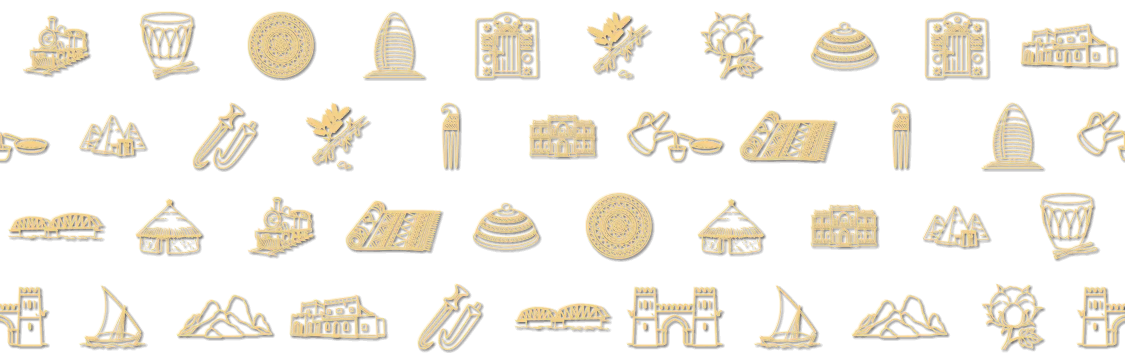
#> input picture art/heritage/all-night.webp, 2250 x 724 px (shown at 1/2 size)
$ python make-icons.py ../../art/heritage/all-night.webp
#> lines starting #> are read from the running program, lines starting #| are printed output that depends on the picture; after the words box and inside, x2 and y2 are one past the last pixel; in counts of white or black regions, pixels touching at a corner belong together
"""App icons from the logo picture (C:/Users/ambsa/عمران/all photo/Logo.png):
icon-192/512 (the rounded artwork as drawn, transparent corners), a maskable 512 (the art fills a full square with its
own night-blue edge, so a phone's circle or squircle mask never cuts the robot), apple-touch 180 (no transparency),
and favicon 48 / 32.  usage: python tools/make-icons.py "<Logo.png>" """
import os, sys
from PIL import Image, ImageDraw
SRC = sys.argv[1]
OUT = os.path.join(os.path.dirname(__file__), '..', 'public', 'icons')
im = Image.open(SRC).convert('RGBA')
#> im is the input picture: PIL image 2250x724 RGBA; mean R, G, B, A 47.3, 42.4, 32.4, 39.2
W = im.width
#> W = 2250
# the artwork sits in a rounded square with a thin margin: cut it out with a rounded mask
inset = round(W * 0.012); box = (inset, inset, W - inset, W - inset)
#> after `inset = round(W * 0.012)`: inset = 27
#> after `box = (inset, inset, W - inset, W - inset)`: box = (27, 27, 2223, 2223)
art = im.crop(box)
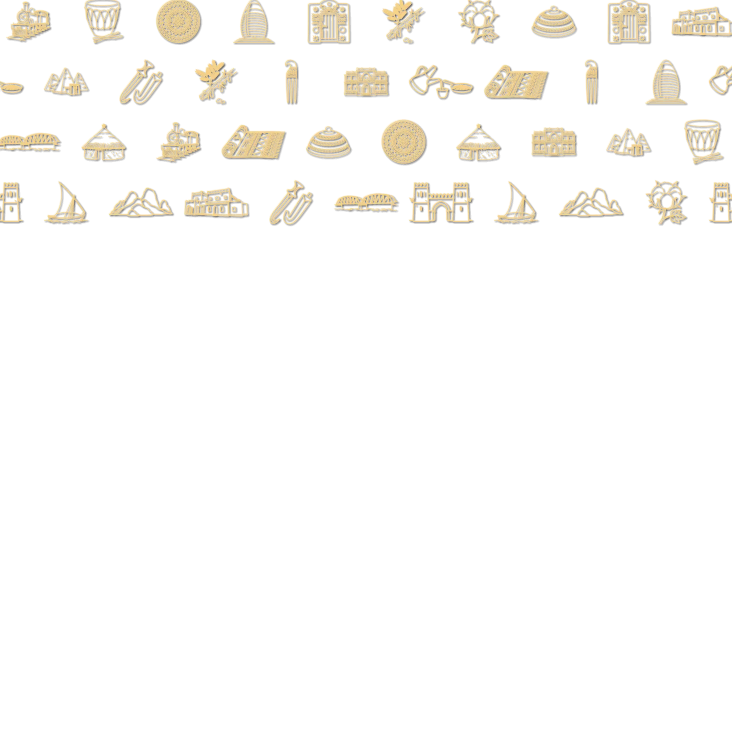
#> art: PIL image 2196x2196 RGBA (shown at 1/3 size); mean R, G, B, A 15.5, 13.9, 10.6, 13; transparent parts drawn white
r = round(art.width * 0.16)
#> r = 351
mask = Image.new('L', art.size, 0); ImageDraw.Draw(mask).rounded_rectangle((0, 0, art.width - 1, art.height - 1), r, fill=255)
#> after `mask = Image.new('L', art.size, 0)`: mask: PIL image 2196x2196 L; every value is 0
#> after `ImageDraw.Draw(mask).rounded_rectangle((0, 0, art.width - 1, art.heigh`:
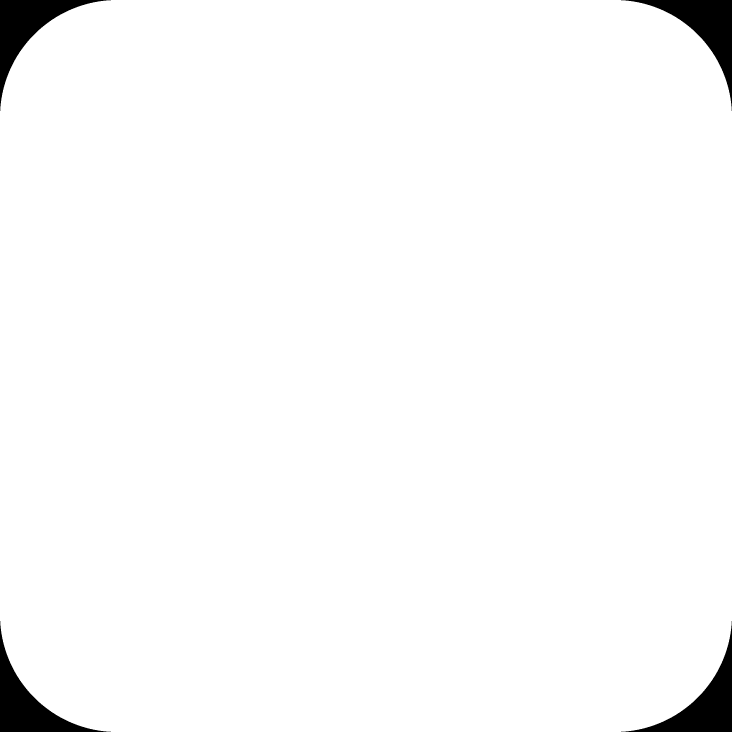
#> mask: PIL image 2196x2196 L (shown at 1/3 size); 97.8% white; 4 black regions, box (x1, y1, x2, y2) and area: (0, 0, 333, 333) 26545, (1863, 0, 2196, 333) 26545, (0, 1863, 333, 2196) 26545, (1863, 1863, 2196, 2196) 26545
rounded = Image.new('RGBA', art.size, (0, 0, 0, 0)); rounded.paste(art, (0, 0), mask)
#> after `rounded = Image.new('RGBA', art.size, (0, 0, 0, 0))`: rounded: PIL image 2196x2196 RGBA; every value is 0
for s in (192, 512):
    rounded.resize((s, s), Image.LANCZOS).save(os.path.join(OUT, f'icon-{s}.png'), optimize=True)
#> this loop made 2 passes
#> pass 1, `rounded.resize((s, s), Image.LANCZOS).save(os.path.join(OUT, f'icon-{s..`:
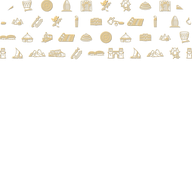
#> saved as icon-192.png: PIL image 192x192 RGBA; mean R, G, B, A 27.5, 24.7, 18.1, 12.7; transparent parts drawn white
# maskable: the full square artwork scaled into the 80% safe zone over the logo's night-blue
NIGHT = (24, 31, 70, 255)
m = Image.new('RGBA', (512, 512), NIGHT)
inner = art.resize((430, 430), Image.LANCZOS)
m.paste(inner, (41, 41), inner)
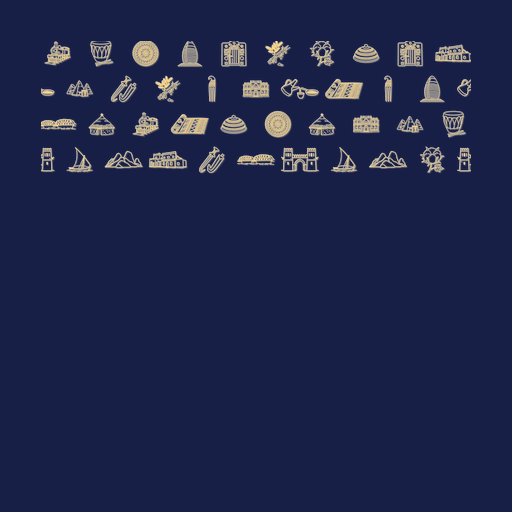
#> m: PIL image 512x512 RGBA; mean R, G, B, A 30.4, 36.3, 72.1, 252.1; transparent parts drawn white
m.save(os.path.join(OUT, 'icon-maskable-512.png'), optimize=True)
# apple touch: no transparency (iOS rounds the corners itself)
a = Image.new('RGBA', (180, 180), NIGHT); a.paste(art.resize((180, 180), Image.LANCZOS), (0, 0))
#> after `a.paste(art.resize((180, 180), Image.LANCZOS), (0, 0))`:
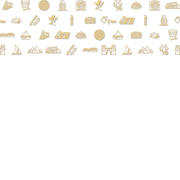
#> a: PIL image 180x180 RGBA; mean R, G, B, A 29.4, 26.4, 19.2, 13.4; transparent parts drawn white
a.convert('RGB').save(os.path.join(OUT, 'apple-touch-icon.png'), optimize=True)
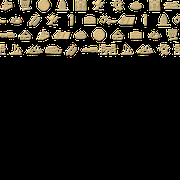
#> saved as apple-touch-icon.png: PIL image 180x180 RGB; mean R, G, B 29.4, 26.4, 19.2
for s in (48, 32):
    rounded.resize((s, s), Image.LANCZOS).save(os.path.join(OUT, f'favicon-{s}.png'), optimize=True)
#> this loop made 2 passes
#> pass 2, `rounded.resize((s, s), Image.LANCZOS).save(os.path.join(OUT, f'favicon..`:
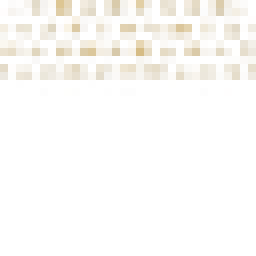
#> saved as favicon-32.png: PIL image 32x32 RGBA (shown 8 times larger); mean R, G, B, A 52.6, 46.8, 34.5, 13.4; transparent parts drawn white
#> (the run stopped early here; a loop or call above may not have finished)

$ run again, on art/heritage/center.webp
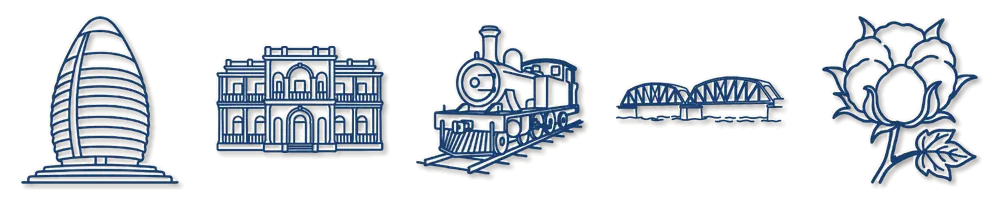
#> input picture art/heritage/center.webp, 1000 x 200 px
#> im is the input picture: PIL image 1000x200 RGBA; mean R, G, B, A 43.8, 48.5, 54.2, 58
#> mask: PIL image 976x976 L; every value is 0
#> mask: PIL image 976x976 L; 97.8% white; 4 black regions, box (x1, y1, x2, y2) and area: (0, 0, 144, 144) 5270, (832, 0, 976, 144) 5270, (0, 832, 144, 976) 5270, (832, 832, 976, 976) 5270
#> rounded: PIL image 976x976 RGBA; every value is 0
#> `a.convert('RGB').save(os.path.join(OUT, 'apple-touch-icon.png'), optim..`:
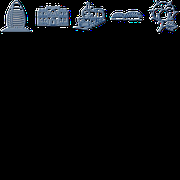
#> saved as apple-touch-icon.png: PIL image 180x180 RGB; mean R, G, B 9.4, 11.1, 13.1
#> the loop `for s in (48, 32):` made 2 passes
#> pass 2, `rounded.resize((s, s), Image.LANCZOS).save(os.path.join(OUT, f'favicon..`:
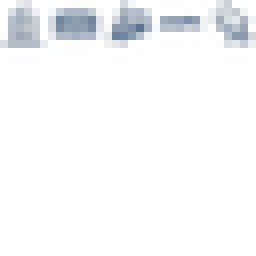
#> saved as favicon-32.png: PIL image 32x32 RGBA (shown 8 times larger); mean R, G, B, A 14.7, 18.5, 22.3, 12.5; transparent parts drawn white

$ run again, on art/heritage/east.webp
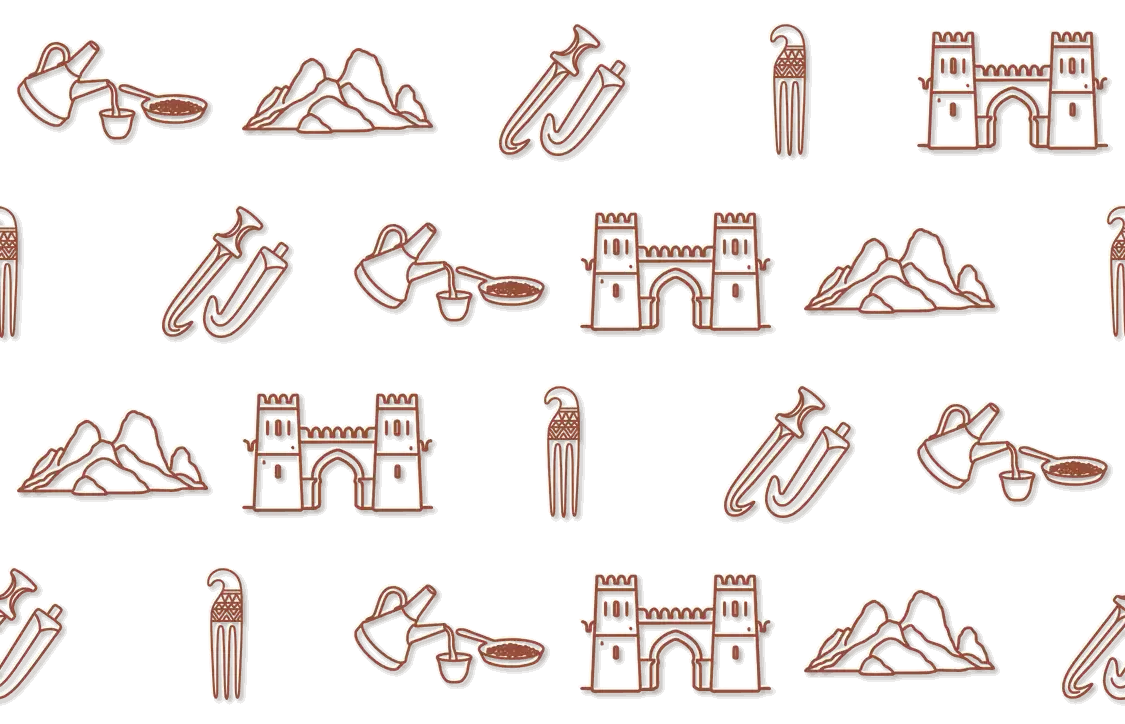
#> input picture art/heritage/east.webp, 1125 x 724 px
#> im is the input picture: PIL image 1125x724 RGBA; mean R, G, B, A 45, 37.1, 33.4, 33.8
#> mask: PIL image 1097x1097 L; every value is 0
#> mask: PIL image 1097x1097 L; 97.8% white; 4 black regions, box (x1, y1, x2, y2) and area: (0, 0, 163, 163) 6696, (934, 0, 1097, 163) 6696, (0, 934, 163, 1097) 6696, (934, 934, 1097, 1097) 6696
#> rounded: PIL image 1097x1097 RGBA; every value is 0
#> `a.convert('RGB').save(os.path.join(OUT, 'apple-touch-icon.png'), optim..`:
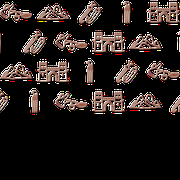
#> saved as apple-touch-icon.png: PIL image 180x180 RGB; mean R, G, B 36.2, 28.6, 26
#> the loop `for s in (48, 32):` made 2 passes
#> pass 2, `rounded.resize((s, s), Image.LANCZOS).save(os.path.join(OUT, f'favicon..`:
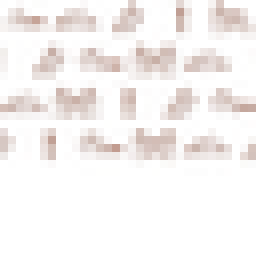
#> saved as favicon-32.png: PIL image 32x32 RGBA (shown 8 times larger); mean R, G, B, A 75.7, 57.5, 50.6, 23; transparent parts drawn white

$ run again, on art/heritage/north.webp
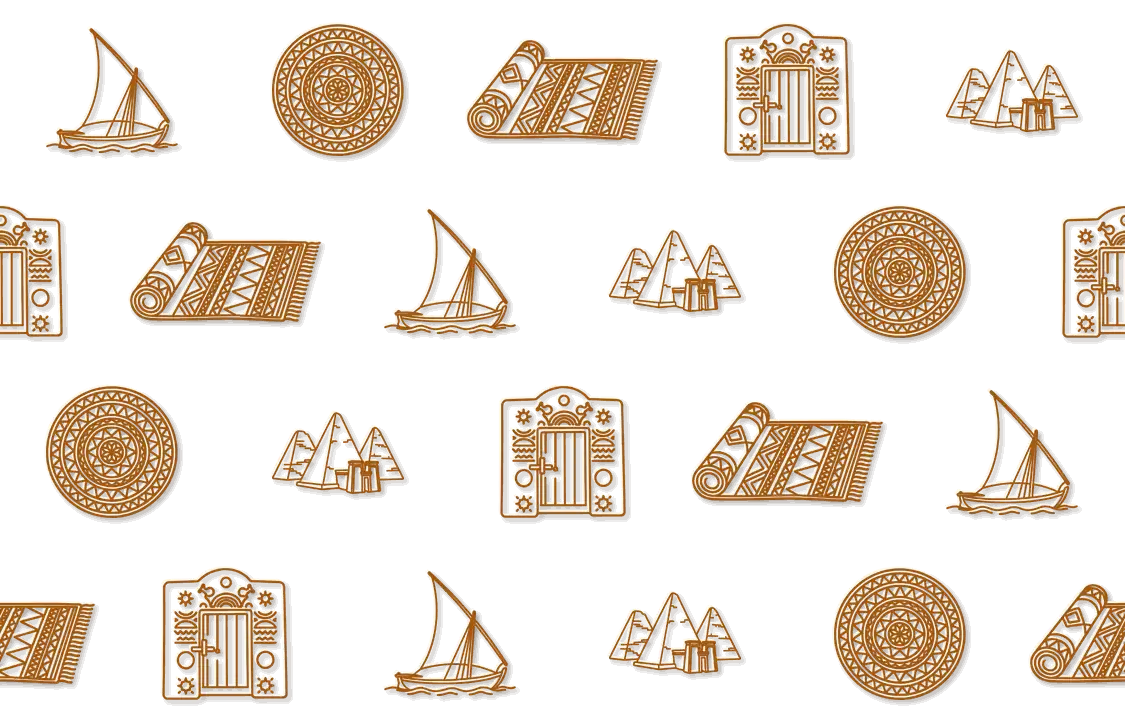
#> input picture art/heritage/north.webp, 1125 x 724 px
#> im is the input picture: PIL image 1125x724 RGBA; mean R, G, B, A 55.4, 43.7, 31.2, 51
#> mask: PIL image 1097x1097 L; every value is 0
#> mask: PIL image 1097x1097 L; 97.8% white; 4 black regions, box (x1, y1, x2, y2) and area: (0, 0, 163, 163) 6696, (934, 0, 1097, 163) 6696, (0, 934, 163, 1097) 6696, (934, 934, 1097, 1097) 6696
#> rounded: PIL image 1097x1097 RGBA; every value is 0
#> the loop `for s in (48, 32):` made 2 passes
#> pass 2, `rounded.resize((s, s), Image.LANCZOS).save(os.path.join(OUT, f'favicon..`:
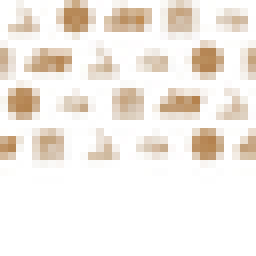
#> saved as favicon-32.png: PIL image 32x32 RGBA (shown 8 times larger); mean R, G, B, A 81.9, 62.3, 41.1, 35.5; transparent parts drawn white
